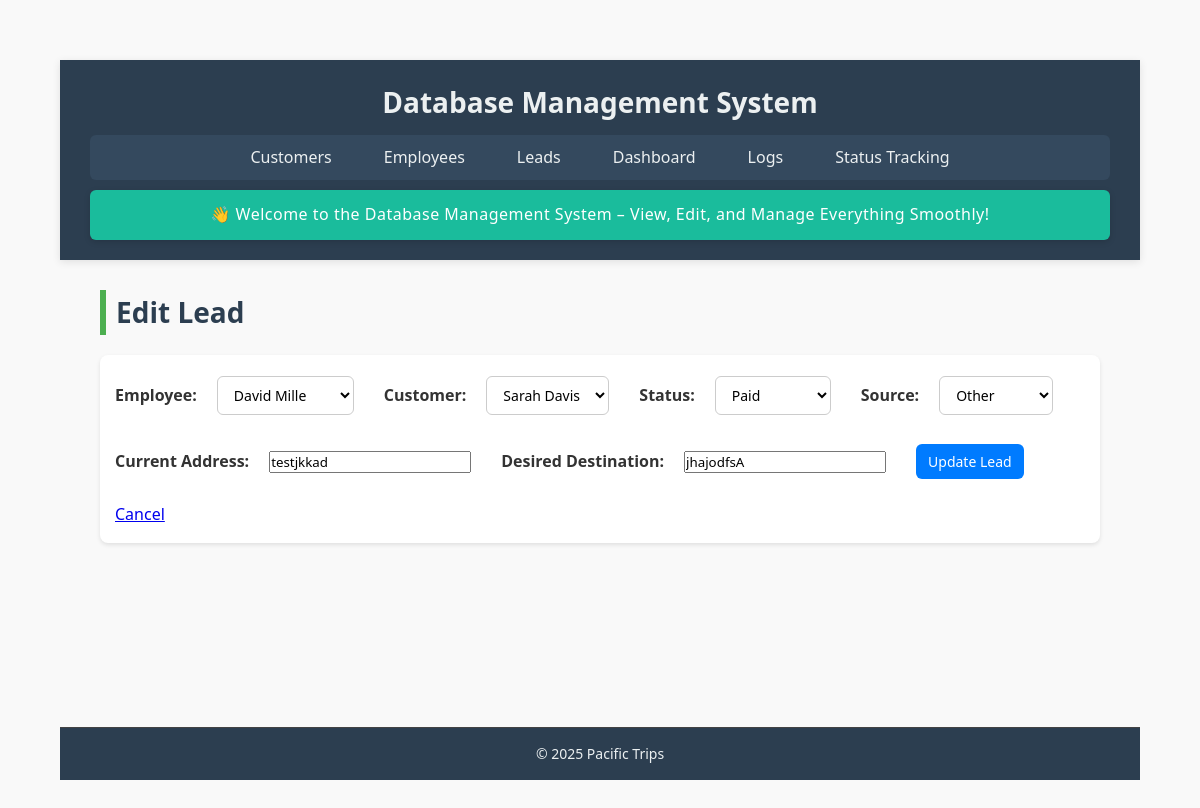
The page /leads/edit/292b31de on the database as committed earlier.
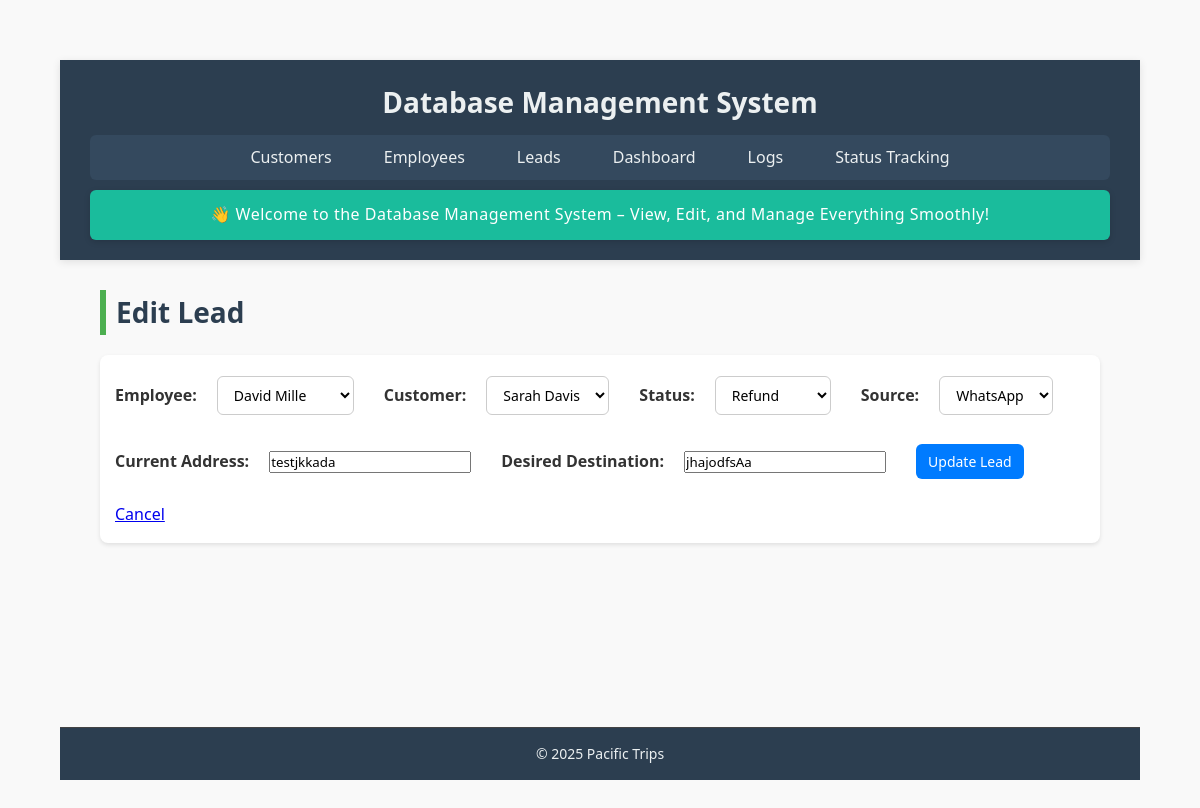
The same page on the database as committed later.
### tables this page shows
CREATE TABLE leads (
    employeeLeadId TEXT PRIMARY KEY,
    employeeId TEXT NOT NULL,
    employeeName TEXT NOT NULL,
    employeeContactNo TEXT NOT NULL,
    customerName TEXT NOT NULL,
    customerId TEXT NOT NULL,
    customerContactNo TEXT NOT NULL,
    currentAddress TEXT NOT NULL,
    desiredDestination TEXT NOT NULL,
    status TEXT NOT NULL CHECK (status IN ('Pending', 'Contacted', 'Lost', 'Willing', 'Paid', 'Refund', 'Confirmed')),
    source TEXT NOT NULL CHECK (source IN ('Facebook', 'WhatsApp', 'Reference', 'TikTok', 'Other')),
    createdAt TEXT DEFAULT CURRENT_TIMESTAMP,
    updatedAt TEXT DEFAULT CURRENT_TIMESTAMP, amountClosed REAL DEFAULT 0,
    FOREIGN KEY (employeeId) REFERENCES employees(empId),
    FOREIGN KEY (customerId) REFERENCES customers(customerId)
);

CREATE TABLE employees (
    empId TEXT PRIMARY KEY,
    empName TEXT NOT NULL,
    phoneNo TEXT,
    targetAmount REAL NOT NULL CHECK (targetAmount >= 0),
    achievedAmount REAL NOT NULL CHECK (achievedAmount >= 0),
    createdAt TEXT DEFAULT CURRENT_TIMESTAMP,
    updatedAt TEXT DEFAULT CURRENT_TIMESTAMP
);

CREATE TABLE customers (
    customerId TEXT PRIMARY KEY,
    customerName TEXT NOT NULL,
    phone TEXT NOT NULL,
    source TEXT NOT NULL,
    currentLocation TEXT NOT NULL,
    desiredDestination TEXT NOT NULL,
    dateOfArrival TEXT,
    createdAt TEXT DEFAULT CURRENT_TIMESTAMP,
    updatedAt TEXT DEFAULT CURRENT_TIMESTAMP
, status TEXT);

### app.py (the view, shortened to what this page needs)
@app.route('/leads/edit/<string:lead_id>', methods=['GET', 'POST'])
def edit_lead(lead_id):
    with closing(get_db_connection()) as conn:
        with closing(conn.cursor()) as cursor:
            cursor.execute("SELECT * FROM leads WHERE employeeLeadId = ?", (lead_id,))
            lead = cursor.fetchone()
    if not lead:
        flash("Lead not found", "danger")
        return redirect(url_for('leads'))
    return render_template('edit_lead.html',
                         lead=dict(lead),
                         employees=get_all_employees(),
                         customers=get_all_customers())

### app.py (called while the page is built)
def get_db_connection():
    conn = sqlite3.connect(DATABASE, timeout=10)
    conn.row_factory = sqlite3.Row
    conn.execute("PRAGMA journal_mode=WAL")
    return conn

def get_all_employees():
    with closing(get_db_connection()) as conn:
        with closing(conn.cursor()) as cursor:
            cursor.execute("SELECT empId, empName FROM employees")
            return cursor.fetchall()

def get_all_customers():
    with closing(get_db_connection()) as conn:
        with closing(conn.cursor()) as cursor:
            cursor.execute("SELECT customerId, customerName FROM customers")
            return cursor.fetchall()

### templates/edit_lead.html (shortened to what this page needs)
{% extends "base.html" %}
{% block content %}
<h2>Edit Lead</h2>
<form method="POST" id="leadForm">
    <label for="employeeId">Employee:</label>
    <select name="employeeId" required>
        {% for emp in employees %}
        <option value="{{ emp.empId }}" {% if emp.empId==lead.employeeId %}selected{% endif %}>
            {{ emp.empName }}
        </option>
        {% endfor %}
    </select><br><br>
    <label for="customerId">Customer:</label>
    <select name="customerId" required>
        {% for cust in customers %}
        <option value="{{ cust.customerId }}" {% if cust.customerId==lead.customerId %}selected{% endif %}>
            {{ cust.customerName }}
        </option>
        {% endfor %}
    </select><br><br>
    <label for="status">Status:</label>
    <select name="status" id="status" required onchange="checkStatusChange()">
        {% for s in ['Pending', 'Contacted', 'Lost', 'Willing', 'Paid', 'Refund', 'Confirmed'] %}
        <option value="{{ s }}" {% if s==lead.status %}selected{% endif %}>{{ s }}</option>
        {% endfor %}
    </select><br><br>
    <label for="source">Source:</label>
    <select name="source" required>
        {% for s in ['Facebook', 'WhatsApp', 'Reference', 'TikTok', 'Other'] %}
        <option value="{{ s }}" {% if s==lead.source %}selected{% endif %}>{{ s }}</option>
        {% endfor %}
    </select><br><br>
    <label for="currentAddress">Current Address:</label>
    <input type="text" name="currentAddress" value="{{ lead.currentAddress }}" required><br><br>
    <label for="desiredDestination">Desired Destination:</label>
    <input type="text" name="desiredDestination" value="{{ lead.desiredDestination }}" required><br><br>
    <button type="submit">Update Lead</button>
    <a href="{{ url_for('leads') }}">Cancel</a>
</form>
{% endblock %}

Rows that differ between the two databases and show on the page:
changed leads "David Mille": status "Paid" → "Refund"; source "Other" → "WhatsApp"; currentAddress "testjkkad" → "testjkkada"; desiredDestination "jhajodfsA" → "jhajodfsAa"
